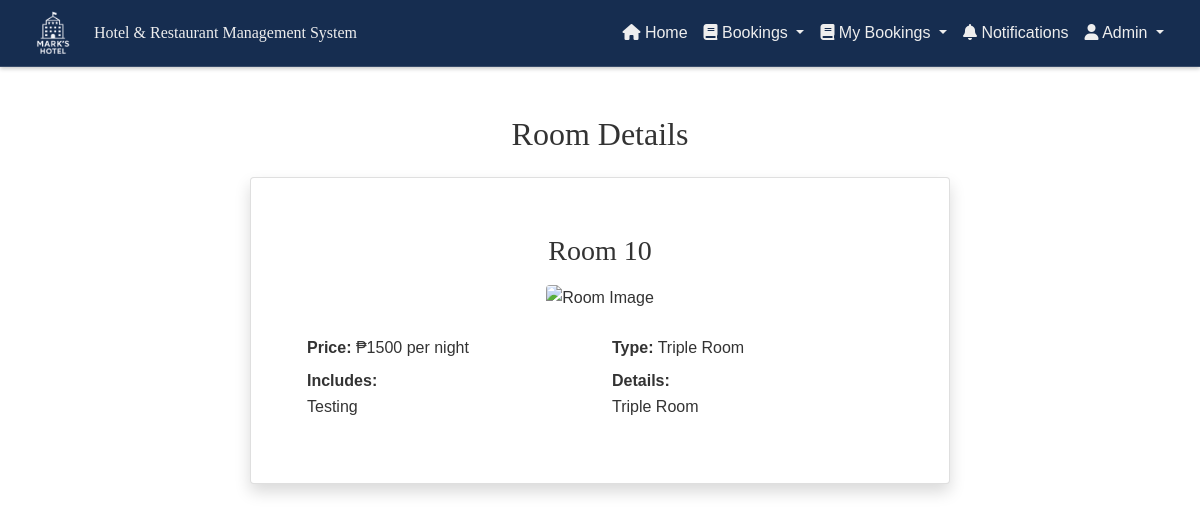
/public/room-details.php?id=10 (signed in), run on an earlier commit of the app's database.
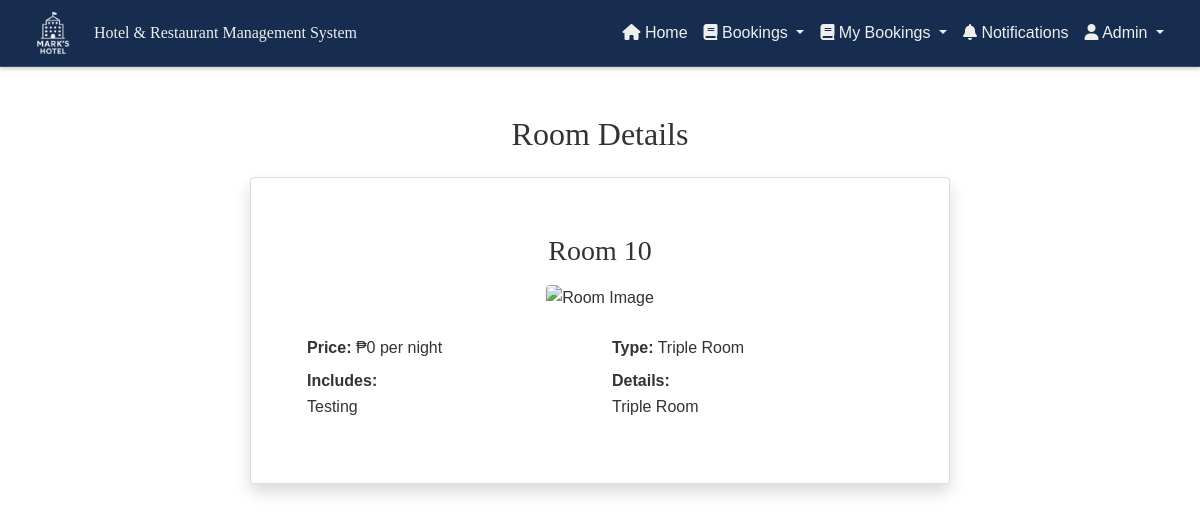
And on a later commit of the database.
### tables this page shows
CREATE TABLE `rooms` (
  `id` int(11) NOT NULL,
  `title` varchar(255) NOT NULL,
  `room_type_id` int(11) NOT NULL,
  `images` varchar(255) DEFAULT NULL,
  `price` varchar(250) DEFAULT NULL,
  `includes` varchar(250) DEFAULT NULL
);

CREATE TABLE `room_type` (
  `id` int(11) NOT NULL,
  `title` varchar(255) NOT NULL,
  `detail` varchar(255) NOT NULL
);

### public/room-details.php (the view, shortened to what this page needs)
<?php
include '../components/config.php';
$room_id = isset($_GET['id']) ? intval($_GET['id']) : 0;
$room = null;
if ($room_id > 0) {
    $sql = "SELECT r.*, rt.title as type_title, rt.detail as type_detail
            FROM rooms r
            LEFT JOIN room_type rt ON r.room_type_id = rt.id
            WHERE r.id = ?";
    $stmt = $con->prepare($sql);
    $stmt->bind_param("i", $room_id);
    $stmt->execute();
    $result = $stmt->get_result();
    $room = $result->fetch_assoc();
}
?>
<!DOCTYPE html>
<html lang="en">
<head>
    <link href="https://cdn.jsdelivr.net/npm/bootstrap@5.0.2/dist/css/bootstrap.min.css" rel="stylesheet">
    <link rel="stylesheet" href="https://cdnjs.cloudflare.com/ajax/libs/font-awesome/6.0.0-beta3/css/all.min.css" />
    <link rel="stylesheet" href="../css/customAdminHeader.css">
    <link rel="stylesheet" href="../css/clientNavbar.css">
    <link rel="stylesheet" href="../css/home.css">
    <link rel="stylesheet" href="https://unpkg.com/swiper/swiper-bundle.min.css">
    <link rel="stylesheet" href="../css/animation.css">
    <link rel="stylesheet" href="../css/reviews.css">
</head>
<body>
    <?php include '../components/header.php'; ?>
    <div class="container mt-5 d-flex flex-column align-items-center">
        <h2 class="text-center mb-4">Room Details</h2>
        <?php if ($room): ?>
            <div class="card shadow p-4" style="max-width: 700px; width: 100%;">
                <div class="card-body text-center">
                    <h3 class="card-title mb-3"><?php echo htmlspecialchars($room['title'] ?? 'Unnamed Room'); ?></h3>
                    <?php if (!empty($room['images'])): ?>
                        <div class="images-container mb-4">
                            <?php
                                $images_string = $room['images'];
                                $images_string = str_replace(['[', ']', '"'], '', $images_string);
                                $images = explode(',', $images_string);
                                $first_image = trim($images[0]);
                                if (!empty($first_image)):
                            ?>
                                <img src="../uploads/<?php echo $first_image; ?>" alt="Room Image" class="img-fluid rounded" style="max-width: 100%; height: auto;">
                            <?php endif; ?>
                        </div>
                    <?php endif; ?>
                    <div class="row text-start">
                        <div class="col-md-6 mb-2">
                            <strong>Price:</strong> ₱<?php echo htmlspecialchars($room['price'] ?? '0'); ?> per night
                        </div>
                        <div class="col-md-6 mb-2">
                            <strong>Type:</strong> <?php echo htmlspecialchars($room['type_title'] ?? 'N/A'); ?>
                        </div>
                        <div class="col-md-6 mb-2">
                            <strong>Includes:</strong><br>
                            <?php echo nl2br(htmlspecialchars($room['includes'] ?? '')); ?>
                        </div>
                        <div class="col-md-6 mb-2">
                            <strong>Details:</strong><br>
                            <?php echo nl2br(htmlspecialchars($room['type_detail'] ?? '')); ?>
                        </div>
                    </div>
                </div>
            </div>
        <?php else: ?>
            <p class="text-center text-danger">Room not found.</p>
        <?php endif; ?>
    </div>
</body>
</html>

What changed in the data, as far as the page shows it:
changed rooms "Room 10": price "1500" → "0"
